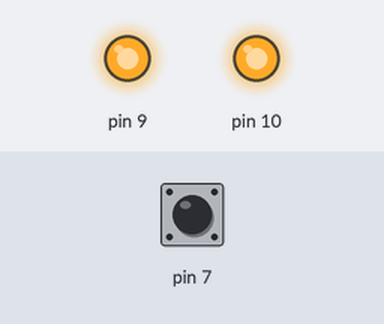
Simulated run of this sketch. Board: Arduino Uno, built with avr-gcc and run on an emulated ATmega328P. Parts: output pins drawn as LEDs (lit = HIGH). Inputs (shaded band) come from the test bench; at power-on: pin 7 HIGH.

Above: at 1.2 s.
1.3 s: pin 7 pulled LOW for 0.15 s
At 1.37 s:
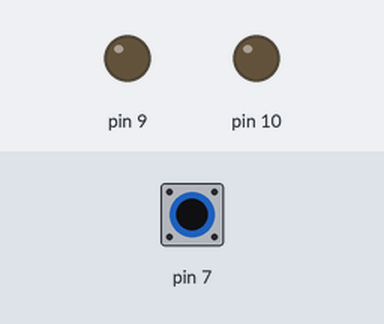
2.9 s: pin 7 pulled LOW for 3.2 s
At 6.4 s:
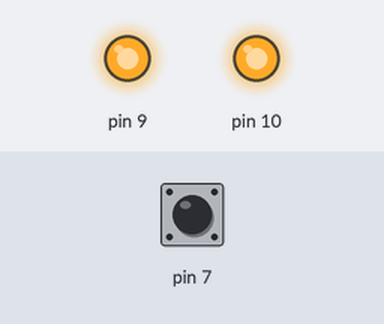
Timing chart, 0 to 7.9 s (numbered marks = the images above; inputs shaded):
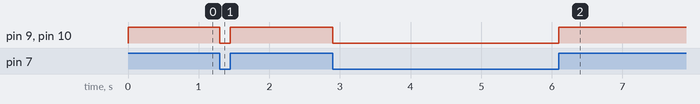

The sketch:

Simple__red-green.ino
```cpp
/*
* @ Daniel Gil
*/
// the setup function runs once when you press reset or power the board
void setup() {
 pinMode (10, OUTPUT);
 pinMode (9, OUTPUT);
 pinMode(7,INPUT_PULLUP);
}

// the loop function runs over and over again forever
void loop() {

  int botao;
  botao = digitalRead(7);

  digitalWrite(10, botao);
  digitalWrite(9, botao);
}
```

Measured:
- after the input at 1.3 s, pin 9, pin 10: HIGH → LOW at once, → HIGH 0.15 s later
- after the input at 2.9 s, pin 9, pin 10: HIGH → LOW at once, → HIGH 3.2 s later
